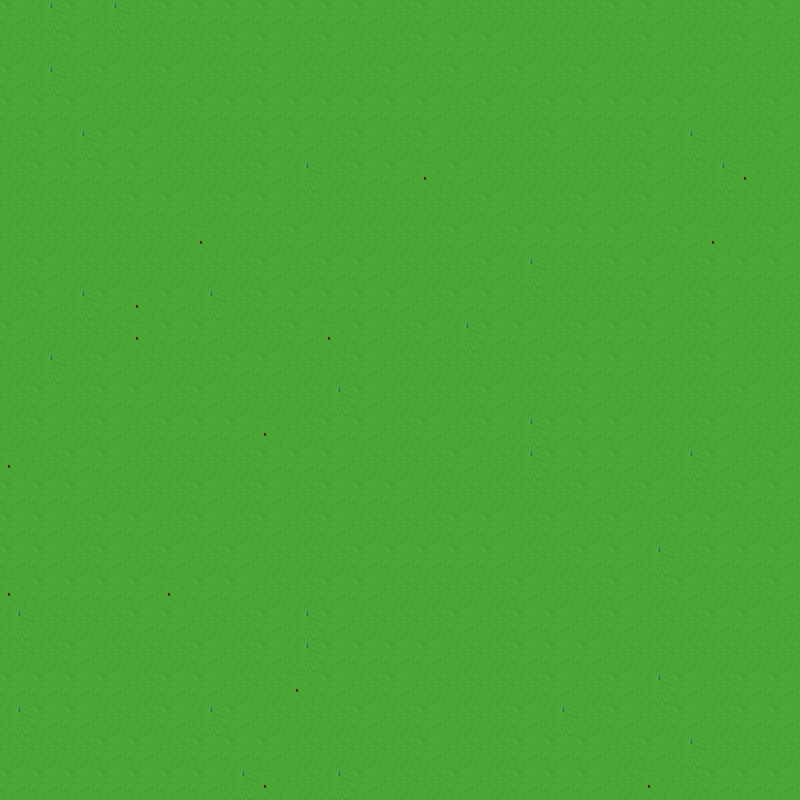

A level layout from a 2D game, rendered from its tile map. Below: a short description, then the map file with tile-grid data replaced by summaries:
An orthogonal 25x25 tile map with 32x32 px tiles, 1 tile layer (Tile Layer 1), 12 tilesets and 103 objects.

<map version="1.10" tiledversion="1.12.2" orientation="orthogonal" renderorder="right-down" width="25" height="25" tilewidth="32" tileheight="32" infinite="0" nextlayerid="3" nextobjectid="360">
 <tileset firstgid="1" name="beet" tilewidth="32" tileheight="32" tilecount="1" columns="1">
  <image source="Objects/beet.png" width="32" height="32" />
  <tile id="0" type="Static">
   <properties>
    <property name="ID" type="int" value="3" />
    <property name="Name" value="beet" />
    <property name="OFFSET_Y" type="float" value="13" />
   </properties>
   <objectgroup draworder="index" id="3">
    <object id="2" x="14.0313" y="17" width="5.9375" height="2.0625" />
   </objectgroup>
  </tile>
 </tileset>
 <tileset firstgid="2" name="bush" class="Static" tilewidth="32" tileheight="32" tilecount="1" columns="1">
  <image source="Objects/bush.png" width="32" height="32" />
  <tile id="0" type="Static">
   <properties>
    <property name="OFFSET_Y" type="float" value="5" />
   </properties>
   <objectgroup draworder="index" id="2">
    <object id="1" x="4.9375" y="18.0313" width="22.1563" height="7.9375" />
   </objectgroup>
  </tile>
 </tileset>
 <tileset firstgid="3" name="carrot" class="Static" tilewidth="32" tileheight="32" tilecount="1" columns="1">
  <image source="Objects/carrot.png" width="32" height="32" />
  <tile id="0" type="Static">
   <properties>
    <property name="ID" type="int" value="4" />
    <property name="Name" value="carrot" />
    <property name="OFFSET_Y" type="float" value="14" />
   </properties>
   <objectgroup draworder="index" id="2">
    <object id="1" x="14.0326" y="16.0965" width="4" height="1.87772" />
   </objectgroup>
  </tile>
 </tileset>
 <tileset firstgid="4" name="Char" tilewidth="32" tileheight="32" tilecount="1" columns="1">
  <image source="Objects/Char.png" width="32" height="32" />
  <tile id="0" type="Player">
   <properties>
    <property name="OFFSET_Y" type="float" value="11" />
   </properties>
   <objectgroup draworder="index" id="3">
    <object id="2" x="14.0304" y="19.2028" width="3.82609" height="3.83127">
     <ellipse />
    </object>
    <object id="3" x="0.0320497" y="0.224348" width="32.1779" height="31.7933">
     <ellipse />
    </object>
   </objectgroup>
  </tile>
 </tileset>
 <tileset firstgid="5" name="pepper" class="Static" tilewidth="32" tileheight="32" tilecount="1" columns="1">
  <image source="Objects/pepper.png" width="32" height="32" />
  <tile id="0" type="Static">
   <properties>
    <property name="ID" type="int" value="5" />
    <property name="Name" value="pepper" />
    <property name="OFFSET_Y" type="float" value="14" />
   </properties>
   <objectgroup draworder="index" id="2">
    <object id="1" x="15.3913" y="15.2609" width="3.56522" height="2.82609" />
   </objectgroup>
  </tile>
 </tileset>
 <tileset firstgid="6" name="potato" class="Static" tilewidth="32" tileheight="32" tilecount="1" columns="1">
  <properties>
   <property name="Name" value="potato" />
  </properties>
  <image source="Objects/potato.png" width="32" height="32" />
  <tile id="0" type="Static">
   <properties>
    <property name="ID" type="int" value="2" />
    <property name="Name" value="potato" />
    <property name="OFFSET_Y" type="float" value="13" />
   </properties>
   <objectgroup draworder="index" id="2">
    <object id="1" x="13.0544" y="16.8587" width="5.17391" height="2.11957" />
   </objectgroup>
  </tile>
 </tileset>
 <tileset firstgid="7" name="tree" class="Static" tilewidth="64" tileheight="96" tilecount="1" columns="1">
  <image source="Objects/tree.png" width="64" height="96" />
  <tile id="0" type="Static">
   <properties>
    <property name="OFFSET_Y" type="float" value="7" />
   </properties>
   <objectgroup draworder="index" id="2">
    <object id="1" x="28.0909" y="77" width="11" height="11" />
   </objectgroup>
  </tile>
 </tileset>
 <tileset firstgid="8" name="GrassTileset" tilewidth="32" tileheight="32" tilecount="4" columns="4">
  <image source="Tilesets/GrassTileset.png" width="128" height="32" />
  <tile id="2" probability="0.1" />
  <tile id="3" probability="0.1" />
 </tileset>
 <tileset firstgid="12" name="soupMan" tilewidth="48" tileheight="64" tilecount="4" columns="4">
  <image source="Objects/soupMan.png" width="192" height="64" />
  <tile id="0" type="Static">
   <properties>
    <property name="ID" type="int" value="6" />
    <property name="OFFSET_Y" type="float" value="10" />
   </properties>
   <objectgroup draworder="index" id="2">
    <object id="1" x="1.45455" y="44.2727" width="44.2727" height="14.3636" />
   </objectgroup>
   <animation>
    <frame tileid="0" duration="150" />
    <frame tileid="1" duration="150" />
    <frame tileid="2" duration="150" />
    <frame tileid="3" duration="150" />
   </animation>
  </tile>
  <tile id="1" type="Static" />
  <tile id="2" type="Static" />
  <tile id="3" type="Static" />
 </tileset>
 <tileset firstgid="16" name="Samurai" tilewidth="32" tileheight="48" tilecount="10" columns="10">
  <image source="Objects/Samurai.png" width="320" height="48" />
  <tile id="0" type="Static">
   <properties>
    <property name="ID" type="int" value="7" />
    <property name="OFFSET_Y" type="float" value="4" />
   </properties>
   <objectgroup draworder="index" id="2">
    <object id="1" x="11.9565" y="33.8696" width="11.4783" height="10.1739" />
   </objectgroup>
   <animation>
    <frame tileid="0" duration="100" />
    <frame tileid="1" duration="100" />
    <frame tileid="2" duration="100" />
    <frame tileid="3" duration="100" />
    <frame tileid="4" duration="100" />
    <frame tileid="5" duration="100" />
    <frame tileid="6" duration="100" />
    <frame tileid="7" duration="100" />
    <frame tileid="8" duration="100" />
    <frame tileid="9" duration="100" />
   </animation>
  </tile>
 </tileset>
 <tileset firstgid="26" name="customer" tilewidth="128" tileheight="32" tilecount="1" columns="1">
  <image source="Objects/customer.png" width="128" height="32" />
  <tile id="0" type="Static">
   <properties>
    <property name="OFFSET_Y" type="float" value="0" />
   </properties>
  </tile>
 </tileset>
 <tileset firstgid="27" name="ibo" tilewidth="38" tileheight="55" tilecount="5" columns="5">
  <image source="Objects/ibo.png" width="190" height="55" />
  <tile id="0" type="Static">
   <properties>
    <property name="ID" type="int" value="7" />
    <property name="OFFSET_Y" type="float" value="10" />
   </properties>
   <objectgroup draworder="index" id="2">
    <object id="1" x="13.6708" y="34.8497" width="11.9348" height="12.5858" />
   </objectgroup>
   <animation>
    <frame tileid="0" duration="300" />
    <frame tileid="1" duration="300" />
    <frame tileid="2" duration="300" />
    <frame tileid="3" duration="300" />
    <frame tileid="4" duration="100" />
   </animation>
  </tile>
 </tileset>
 <layer id="1" name="Tile Layer 1" width="25" height="25">
  <data>[625 cells, 625 non-empty, 4 distinct tile ids]</data>
 </layer>
 <objectgroup id="2" name="Objects">
  <object id="106" gid="4" x="364" y="362" width="32" height="32" />
  <object id="137" gid="12" x="672" y="704" width="48" height="64" />
  <object id="236" gid="26" x="32" y="64" width="128" height="32" />
  <object id="255" gid="27" x="69.625" y="117.17" width="38" height="55" />
  <object id="256" gid="7" x="64" y="448" width="64" height="96" />
  <object id="257" gid="7" x="256" y="256" width="64" height="96" />
  <object id="258" gid="7" x="544" y="224" width="64" height="96" />
  <object id="259" gid="7" x="224" y="768" width="64" height="96" />
  <object id="260" gid="7" x="608" y="512" width="64" height="96" />
  </objectgroup>
</map>
<!-- 83 of 103 objects omitted -->
